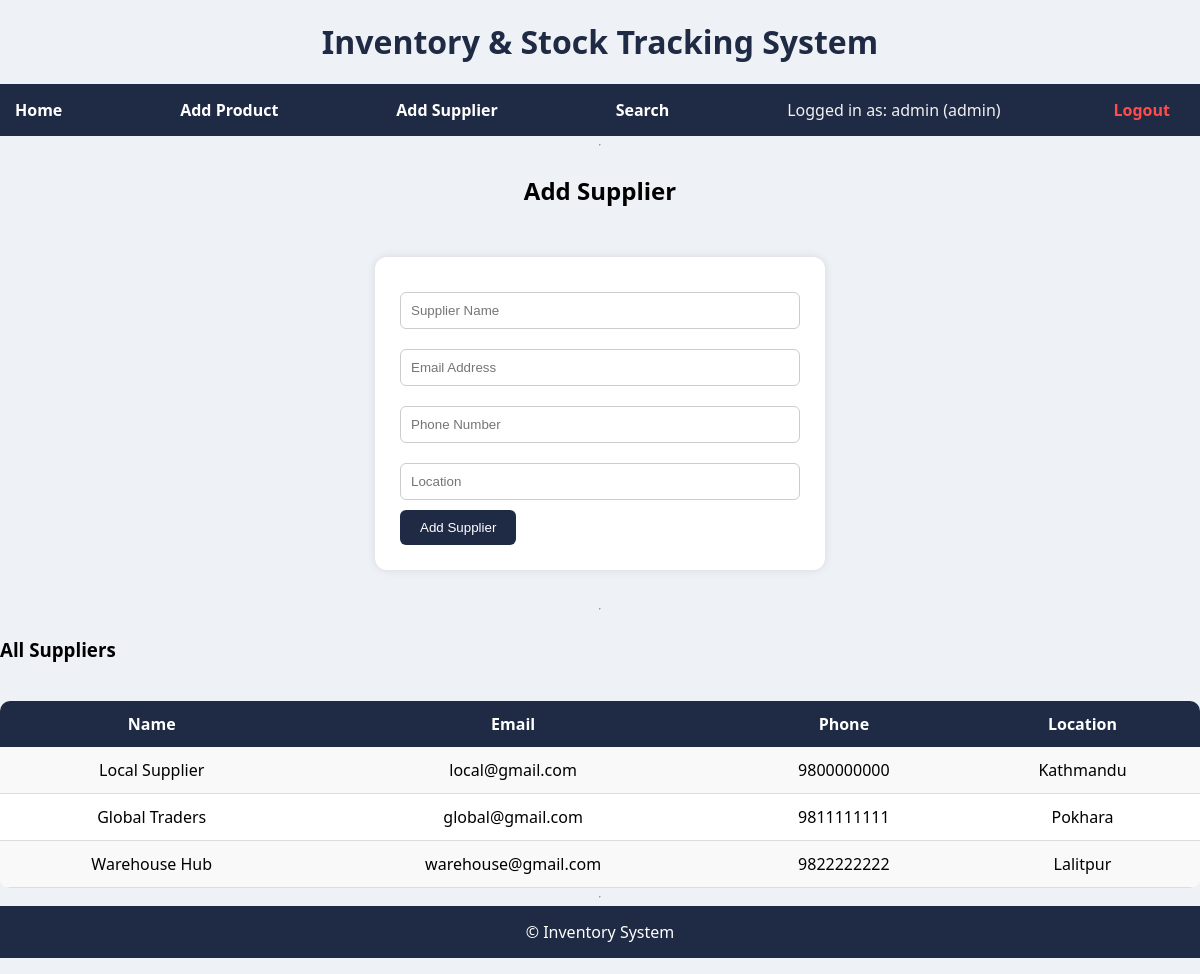
The app's page /add_supplier.php (signed in) with its own data.
### tables this page shows
CREATE TABLE suppliers (
    id INT AUTO_INCREMENT PRIMARY KEY,
    name VARCHAR(100) NOT NULL,
    email VARCHAR(100),
    phone VARCHAR(50),
    location VARCHAR(100)
);

### public/add_supplier.php (the view, shortened to what this page needs)
<?php
include("../config/db.php");
include("../includes/header.php");
?>
<h2>Add Supplier</h2>
<form method="post">
    <input type="text" name="name" placeholder="Supplier Name" required>
    <input type="email" name="email" placeholder="Email Address" required>
    <input type="text" name="phone" placeholder="Phone Number" required>
    <input type="text" name="location" placeholder="Location" required>
    <button>Add Supplier</button>
</form>
<hr>
<h3>All Suppliers</h3>
<table>
<tr>
    <th>Name</th>
    <th>Email</th>
    <th>Phone</th>
    <th>Location</th>
</tr>
<?php
$result = $conn->query("SELECT * FROM suppliers");
while ($row = $result->fetch_assoc()):
?>
<tr>
    <td><?= $row['name'] ?></td>
    <td><?= $row['email'] ?></td>
    <td><?= $row['phone'] ?></td>
    <td><?= $row['location'] ?></td>
</tr>
<?php endwhile; ?>
</table>
<?php include("../includes/footer.php"); ?>

### assets/css/style.css (style rules this page uses)
* { box-sizing: border-box; }
body { margin: 0; font-family: 'Segoe UI', Arial, sans-serif; background: #eef1f6; display: flex; flex-direction: column; min-height: 100vh; }
table { width: 100%; background: white; border-collapse: collapse; margin-top: 20px; border-radius: 10px; overflow: hidden; }
th { background: #1f2a44; color: white; padding: 12px; }
td { padding: 12px; border-bottom: 1px solid #ddd; text-align: center; }
tr:nth-child(even) { background: #f9f9f9; }
form { width: 450px; margin: 30px auto; background: white; padding: 25px; border-radius: 12px; box-shadow: 0 0 10px rgba(0,0,0,0.1); }
input, select { width: 100%; padding: 10px; margin: 10px 0; border: 1px solid #ccc; border-radius: 6px; }
button { padding: 10px 20px; border: none; background: #1f2a44; color: white; border-radius: 6px; cursor: pointer; }
h2 { text-align: center; }

### records on screen
suppliers: name "Local Supplier", email "local@gmail.com", phone "9800000000", location "Kathmandu"
suppliers: name "Global Traders", email "global@gmail.com", phone "9811111111", location "Pokhara"
suppliers: name "Warehouse Hub", email "warehouse@gmail.com", phone "9822222222", location "Lalitpur"

### other values on screen
$_SESSION['user'] "admin"
$_SESSION['role'] "admin"
